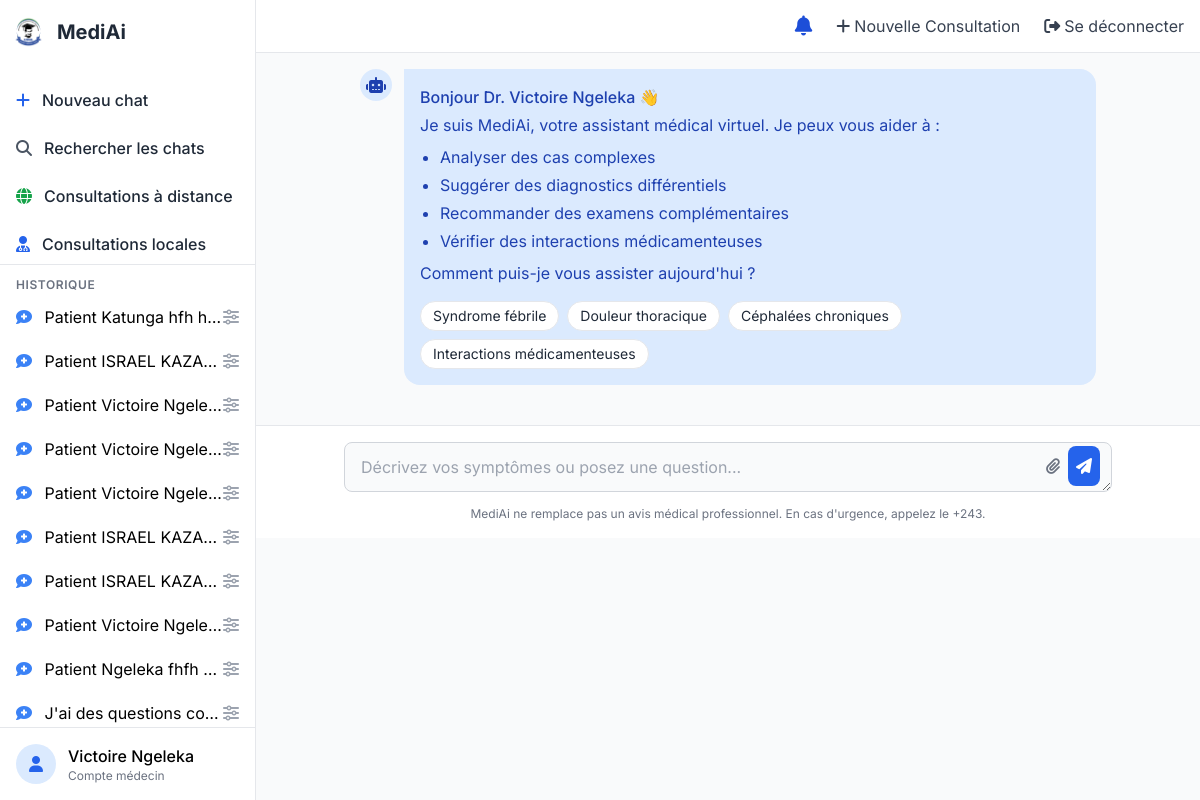
The page / (signed in) on the database as committed earlier.
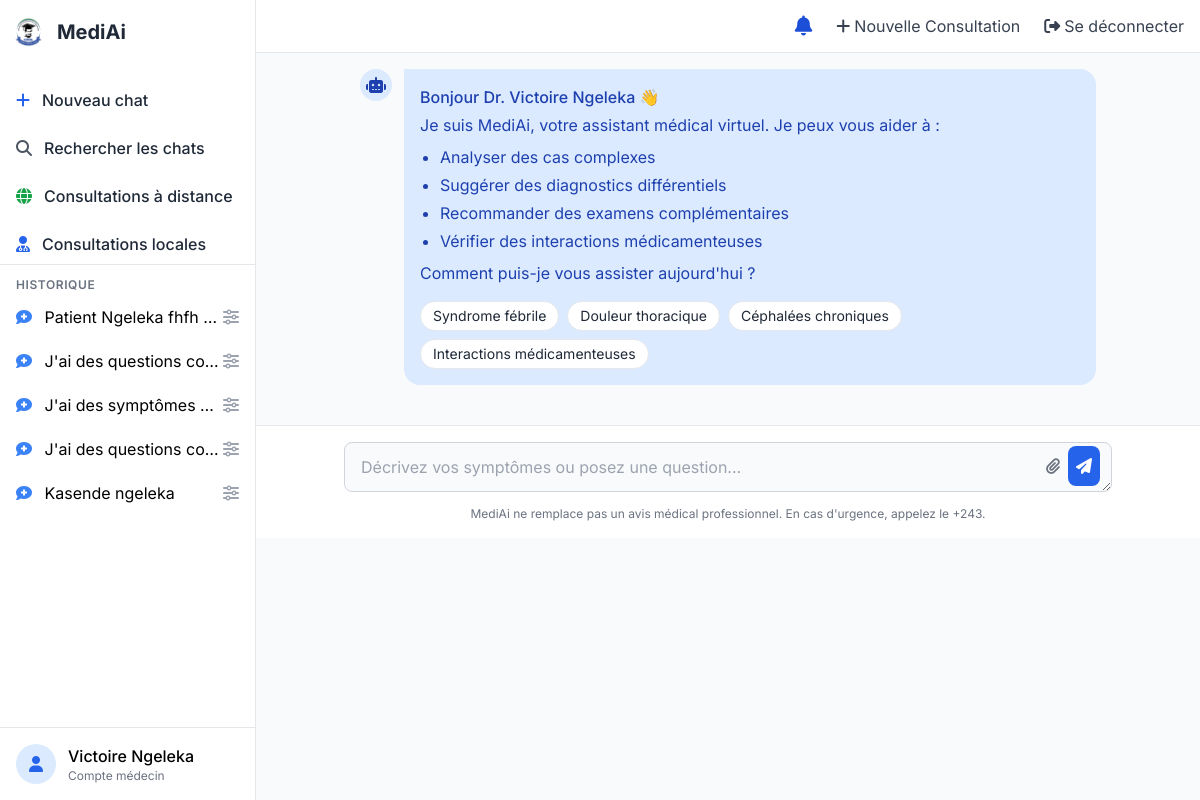
The same page on the database as committed later.
### chat/models.py (models this page shows, shortened)
class Conversation(models.Model):
    nom = models.CharField(max_length=100, blank=True, null=True)
    user = models.ForeignKey(CustomUser, on_delete=models.CASCADE, related_name="conversations")
    fiche = models.ForeignKey(
        FicheConsultation, on_delete=models.CASCADE, related_name="conversations", null=True, blank=True
    )
    created_at = models.DateTimeField(auto_now_add=True)
    updated_at = models.DateTimeField(auto_now=True)
    class Meta:
        ordering = ["-created_at"]
        verbose_name = "Conversation"
        verbose_name_plural = "Conversations"

### chat/views.py (the view, shortened to what this page needs)
# urls.py: path("", views.AnalyseSymptomesView.as_view(), name="analyse"),
@method_decorator(csrf_exempt, name="dispatch")
@method_decorator(user_passes_test(is_medecin), name="dispatch")
class AnalyseSymptomesView(LoginRequiredMixin, View):
    template_name = "chat/home.html"
    def get(self, request):
        conversations = Conversation.objects.all().order_by("-created_at")
        chat_items = []
        for conv in conversations:
            messages = MessageIA.objects.filter(conversation=conv, role__in=["user", "synthese"]).order_by("id")
            if messages.exists():
                chat_items.append({"conversation": conv, "messages": messages})
        context = {"chat_items": chat_items}
        return render(request, self.template_name, context)

### chat/templatetags/markdown_tags.py (called while the page is built)
@register.filter(name="markdown")
def markdown_format(text):
    if not text:
        return ""
    try:
        md = markdown.Markdown(
            extensions=[
                "markdown.extensions.fenced_code",  # Pour les blocs de code
                "markdown.extensions.tables",  # Pour les tableaux
                "markdown.extensions.nl2br",  # Pour les retours à la ligne
            ]
        )
        html = md.convert(text)
        return mark_safe(html)  # nosec B703, B308
    except Exception as e:
        return mark_safe(text.replace("\n", "<br>"))  # nosec B703, B308

### chat/views.py (called while the page is built)
def is_medecin(user):
    return user.is_authenticated and user.role == MEDECIN

### chat/templates/chat/home.html (shortened to what the changed rows need)
<!DOCTYPE html>
{% load static %}
{% load markdown_tags %}
<html lang="fr">
<head>
    <script src="https://cdn.tailwindcss.com"></script>
    <link rel="stylesheet" href="https://cdnjs.cloudflare.com/ajax/libs/font-awesome/6.4.0/css/all.min.css">
</head>
<body class="bg-gray-50 font-sans flex h-screen overflow-hidden">
<div id="sidebar" class="sidebar bg-white w-64 border-r border-gray-200 flex flex-col">
    <div class="flex items-center px-0 mt-4 mb-8">
        <h1 class="text-xl font-bold text-gray-800">MediAi</h1>
    </div>
    <div class="flex-1 overflow-y-auto">
        <div class="p-2">
            <div id="chat-history" class="space-y-1">
                {% for item in chat_items %}
                    <div onclick="loadConversation({{ item.conversation.id }})"
                        class="px-2 py-2 rounded-lg hover:bg-gray-100 cursor-pointer flex items-center justify-between"
                        data-conversation-id="{{ item.conversation.id }}">
                        {% with titre=item.conversation.nom|default:item.messages.first.content|truncatechars:30 %}
                            <span class="truncate">
                                <i class="fas fa-comment-medical mr-2 text-blue-500"></i> {{ titre }}
                            </span>
                        {% endwith %}
                        <i class="fa-solid fa-sliders text-gray-400 hover:text-gray-600"
                           onclick="event.stopPropagation(); showConversationOptions(event, {{ item.conversation.id }})"></i>
                    </div>
                {% empty %}
                    <div class="px-2 py-2 text-gray-500 text-center">
                        Aucune conversation existante
                    </div>
                {% endfor %}
            </div>
        </div>
    </div>
</div>
</body>
</html>

Rows that differ between the two databases and show on the page:
removed Conversation: conversation "Patient Katunga hfh h…"
removed Conversation: conversation "Patient ISRAEL KAZA…"
removed Conversation: conversation "Patient Victoire Ngele…"
removed Conversation: conversation "Patient Victoire Ngele…"
removed Conversation: conversation "Patient Victoire Ngele…"
removed Conversation: conversation "Patient ISRAEL KAZA…"
removed Conversation: conversation "Patient ISRAEL KAZA…"
removed Conversation: conversation "Patient Victoire Ngele…"
now on this page (row unchanged): Conversation: conversation "J'ai des symptômes…"
now on this page (row unchanged): Conversation: conversation "J'ai des questions co…"
now on this page (row unchanged): Conversation: conversation "Kasende ngeleka"
